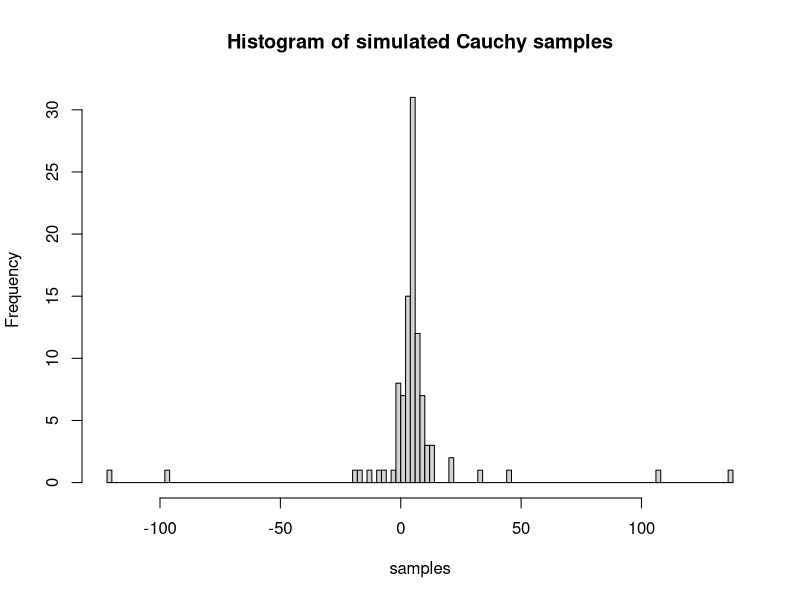
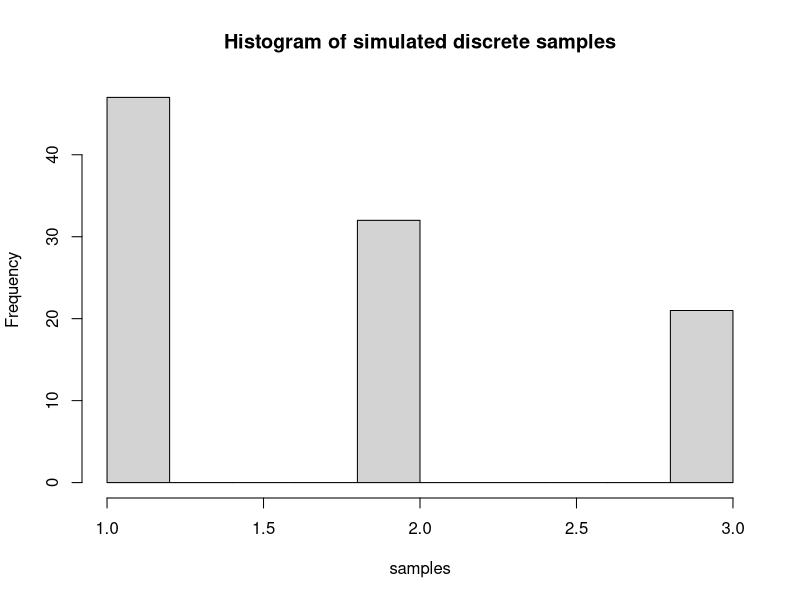
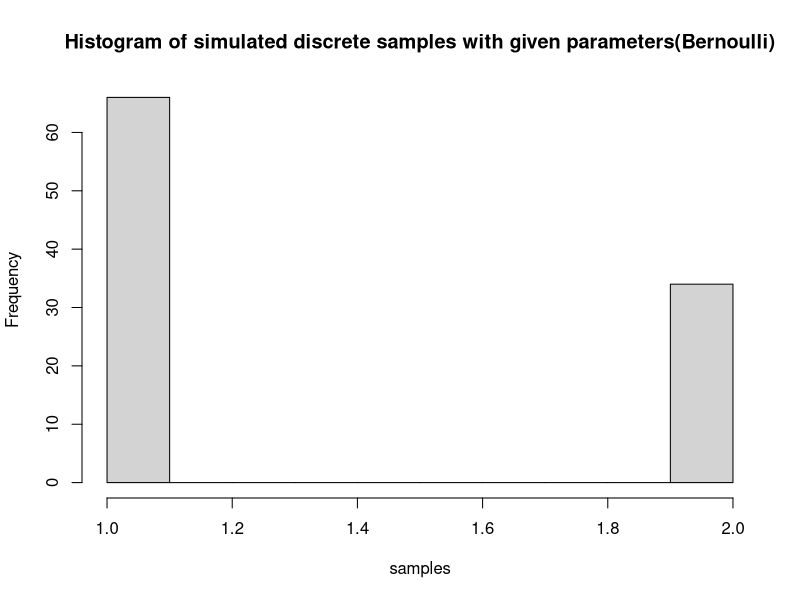
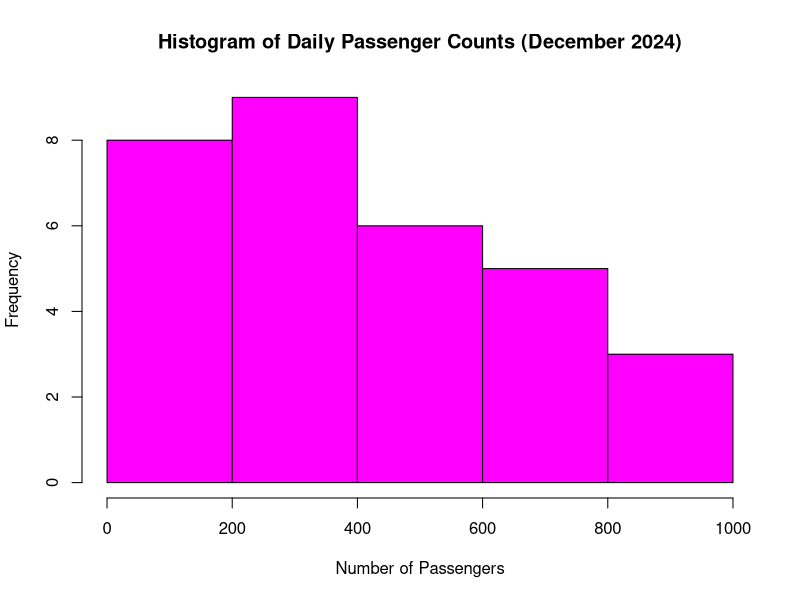

Generate these figures, in order, with R: (Note: this script raises an error after producing the figures.)
#####################################################################################################################################
# EX I
#1 a) Simulate Cauchy(x0,g)
n <- 100 #nr of samples
x0 <- 5
g <- 2
simulate_cauchy <- function(n,x0,g){
  U <- runif(n,0,1)
  X <- x0+g*tan(pi*(U-1/2))
  return(X)
}

samples <- simulate_cauchy(n,x0,g)
hist(samples,breaks=100,main="Histogram of simulated Cauchy samples")

# b) 
n <- 100
simulate_discrete <- function(n){
  x_vals <- c(1,2,3)
  p_vals <- c(1/2,1/3,1/6)
  X <- sample(x_vals,size=n,replace=TRUE,prob=p_vals)
}

samples <- simulate_discrete(n)
hist(samples,main="Histogram of simulated discrete samples")

# c)
n <- 100
x1 <- 1
x2 <- 2
p <- 0.3

simulate_discrete <- function(n,x1,x2,p){
  U <- runif(n,0,1)
  X <- ifelse(U<=1-p,x1,x2)
  return(X)
}

samples <- simulate_discrete(n,x1,x2,p)
hist(samples,main="Histogram of simulated discrete samples with given parameters(Bernoulli)")

# d) 
simulate_perturbed_random <- function(a,b){
  values <- seq(a,b)
  n <- length(values)
  
  #We will use the current date that we convert to a numeric value which calculates the number of seconds since the UNIX epoch (1 Jan 1970 )
  noise <- as.numeric(Sys.time())%%1000 #We take the last 3 digits of the number of seconds
  
  #Calculate the position using the noise
  position <- (noise%%n)+1
  
  #print(paste("Chosen position:", position)) #uncomment if you would like to see what position was picked.
  
  #Create weights with a higher bias towards the selected position
  weights <- rep(1,n)
  weights[position] <- weights[position]+5
  
  probs <- weights/sum(weights)
  
  result <- sample(values,size=1,prob=probs)
  return(result)
}
simulate_perturbed_random(1,1000)


# 501 STB line
#We will write the functions again just to have everything together
#a)
simulate_cauchy <- function(n,x0,g){
  U <- runif(n,0,1)
  X <- x0+g*tan(pi*(U-1/2))
  return(X)
}
#b)
simulate_discrete_b <- function(n){
  x_vals <- c(1,2,3)
  p_vals <- c(1/2,1/3,1/6)
  X <- sample(x_vals,size=n,replace=TRUE,prob=p_vals)
}
#c)
simulate_discrete_c <- function(n,x1,x2,p){
  U <- runif(n,0,1)
  X <- ifelse(U<=1-p,x1,x2)
  return(X)
}
#d)
simulate_perturbed_random <- function(a,b){
  values <- seq(a,b)
  n <- length(values)
  
  #We will use the current date that we convert to a numeric value which calculates the number of seconds since the UNIX epoch (1 Jan 1970 )
  noise <- as.numeric(Sys.time())%%1000 #We take the last 3 digits of the number of seconds
  
  #Calculate the position using the noise
  position <- (noise%%n)+1
  
  #Create weights with a higher bias towards the selected position
  weights <- rep(1,n)
  weights[position] <- weights[position]+5
  
  probs <- weights/sum(weights)
  
  result <- sample(values,size=1,prob=probs)
  return(result)
}

#Line 501 STB

#Function that simulates one day (nr of passengers and day type)
#I am a little confused the exercise states that the type fo day depends on the number of passengers but then it states that we need
#to simulate it using the function at point b) but the function b) doesn't depend on the number of passengers.
#The only way i can make sense of this is if we first call b) for 1 sample and this tells us the type of day and then we call d) on the interval
# (1,350) for example.
simulate_one_day <- function(){
  dayTypeNr <- simulate_discrete_b(1)
  
  if(dayTypeNr==1){
    dayType <- "easy"
    dailyCount <- simulate_perturbed_random(1,350)
  } else if (dayTypeNr==2){
    dayType <- "normal"
    dailyCount <- simulate_perturbed_random(350,670)
  } else {
    dailyCount <- simulate_perturbed_random(671,1000)#we will consider the upper bound for the number of passengers to be 1000
    dayType <- "busy"
  }
  return(list(dayType=dayType,passengers=dailyCount))
}

#Function that calculates the passenger split (pass,ticket,nothing)
daySplitPassengers <- function(totalPassengers){
  #Here perhaps I misunderstood the formula but the interval for d) is not specified and sometimes the cauchy distribution gets huge values
  #so i will be forcing the interval to be between (1,99)
  x <- min(99,max(1,simulate_perturbed_random(1,99)+sample(c(-1,1),1)*abs(floor(simulate_cauchy(1,5,2)))))#
  probPass <- x/100
  nrPass <- round(probPass*totalPassengers)
  
  #The number of passengers without a pass
  noPass <- totalPassengers-nrPass
  
  #Again here the formula does not explicitly state the parameters of the function a) so i will take x0=0,g=1/2
  v <- simulate_cauchy(1,0,1/2)
  v <- abs(v)-floor(abs(v))
  
  x <- min(99,max(1,simulate_discrete_c(noPass,sample(1:99,1),sample(1:99,1),v))) #Again we forge the value between (1,99)
  
  nrTicket <- min(noPass,x)
  nrNothing <- noPass-nrTicket
  
  return(c(nrPass=nrPass,nrTicket=nrTicket,nrNothing=nrNothing))
}

#Function that simulates one month
simulate_one_month <- function(days=30){
  dayList <- replicate(days, simulate_one_day(), simplify = FALSE)
  
  dayTypeVect <- sapply(dayList,function(x) x$dayType)
  passengerVect <- sapply(dayList,function(x) x$passengers)
  
  splits <- t(sapply(passengerVect,daySplitPassengers))
  colnames(splits) <- c("pass","ticket","nothing")
  
  y <- mean(passengerVect)
  xmin <- min(passengerVect)
  xmax <- max(passengerVect)
  
  df <- data.frame(
    day=seq_len(days),
    dayType=dayTypeVect,
    passengers=passengerVect,
    nrPass=splits[, "pass"],
    nrTicket=splits[, "ticket"],
    nrNothing=splits[, "nothing"]
  )
  return(df)
}
df <- simulate_one_month()
View(df)

#Function that simulates a year (2024)
simulate_year <- function(){
  days_per_month <- c(31, 29, 31, 30, 31, 30, 31, 31, 30, 31, 30, 31)
  months <- month.abb
  
  results <- data.frame(
    Month = character(),
    Mean_Passengers = numeric(),
    Min_Passengers = numeric(),
    Max_Passengers = numeric(),
    Percent_Easy = numeric(),
    Percent_Normal = numeric(),
    Percent_Busy = numeric(),
    Total_Pass_Buyers = numeric(),
    Total_Ticket_Buyers = numeric(),
    Total_Non_Paying = numeric(),
    Revenue_Passes = numeric(),
    Revenue_Tickets = numeric(),
    Missed_Revenue = numeric()
  )
  
  for (i in 1:12){
    days <- days_per_month[i]
    month_name <- months[i]
    
    daily_data <- replicate(days,simulate_one_day(),simplify=FALSE)
    
    passenger_count <- sapply(daily_data,function(x) x$passengers)
    day_types <- sapply(daily_data, function(x) x$dayType)
  
    mean_passengers <- mean(passenger_count)
    min_passengers <- min(passenger_count)
    max_passengers <- max(passenger_count)
    
    percent_easy <- sum(day_types=="easy")/days*100
    percent_normal <- sum(day_types=="normal")/days*100
    percent_busy <- sum(day_types=="busy")/days*100
    
    passenger_splits <- t(sapply(passenger_counts,daySplitPassengers))
    total_passes <- sum(passenger_splits[,"nrPass"])
    total_tickets <- sum(passenger_splits[,"nrTicket"])
    total_nothing <- sum(passenger_splits[,"nrNothing"])
    
    revenue_passes <- total_passes*70
    revenue_tickets <- total_tickets*3
    missed_revenue <- total_nothing*3
    
    results <- rbind(results,data.frame(
      Month = month_name,
      Mean_Passengers=mean_passengers,
      Min_Passengers=min_passengers,
      Max_Passengers=max_passengers,
      Percent_Easy=percent_easy,
      Percent_Normal=percent_normal,
      Percent_Busy=percent_busy,
      Total_Pass_Buyers = total_passes,
      Total_Ticket_Buyers = total_tickets,
      Total_Non_Paying = total_nothing,
      Revenue_Passes = revenue_passes,
      Revenue_Tickets = revenue_tickets,
      Missed_Revenue = missed_revenue
    ))
  }
  return(results)
}

#Function to calculate the fine depending on the type of day
#as parameters I take the day type, all passengers, pass passengers, ticket passengers, nothing passengers
#In the exercise we assume that he stays in the tram and checks everyone that gets in
calculate_fine <- function(dayType,allP,passP,ticketP,noP){
  fines <- 0
  checks <- 0
  if(noP==0){
    return(0)
  }
  if(dayType=="easy"){
    nrCheck <- sample(2:11,1)
    for (i in 1:nrCheck){
      if(fines>=3 || allP<=0){
        break
      }
      chosenP <- sample(c("pass","ticket","nothing"),1,prob=c(passP,ticketP,noP)/allP)
      
      if(chosenP=="nothing"){
        fines <- fines+1
        noP <- noP-1
      }
      allP <- allP-1
    }
  } else if (dayType=="normal"){
    while(fines<5 && checks<allP && allP>0){
      chosenP <- sample(c("pass","ticket","nothing"),1,prob=c(passP,ticketP,noP)/allP)
      if(chosenP=="nothing"){
        fines <- fines+1
        noP <- noP-1
      }
      allP <- allP-1
      checks <- checks+1
    } 
  } else if (dayType=="busy"){
    nrCheck <- sample(2:5,1)
    for (i in 1:nrCheck){
      if(fines>=1 || allP<=0){
        break
      }
      chosenP <- sample(c("pass","ticket","nothing"),1,prob=c(passP,ticketP,noP)/allP)
      if(chosenP=="nothing"){
        fines <- fines+1
        noP <- noP-1
      }
      allP <- allP-1
    }
  }
  return(fines)
}

#Function that simulates the fines in year
#It is stated that the the tram makes 14 routes a day and we only check 2 full routes
simulate_year_with_fines <- function(){
  days_per_month <- c(31, 29, 31, 30, 31, 30, 31, 31, 30, 31, 30, 31)
  months <- month.abb
  
  results <- data.frame(
    Month=character(),
    Day=integer(),
    Fine_Revenue=numeric(),
    Missed_Revenue = numeric(),
    Controller_Cost = numeric(),
    Profit = numeric()
  )
  #Loop through every month
  for(i in 1:12){
    days <- days_per_month[i]
    month_name <- months[i]
    #Loop through every day of the month
    for(day in 1:days){
      daily_data <- simulate_one_day()
      total_passengers <- daily_data$passengers
      day_type <- daily_data$dayType
      
      split <- daySplitPassengers(total_passengers)
      passP <- as.numeric(split["nrPass"])
      ticketP <- as.numeric(split["nrTicket"])
      noP <- as.numeric(split["nrNothing"])
      
      #Split the passengers into 14 groups
      route_passengers <- rep(floor(total_passengers/14),14)
      remainder <- total_passengers%%14
      if(remainder>0){
        route_passengers[1:remainder] <- route_passengers[1:remainder]+1
      }
      
      routePassP <- rep(floor(passP/14),14)
      routeTicketP <- rep(floor(ticketP/14),14)
      routeNoP <- rep(floor(noP/14),14)
      
      passP_remainder <- passP%%14
      ticketP_remainder <- ticketP%%14
      noP_remainder <- noP%%14
      
      if(passP_remainder>0){
        routePassP[1:passP_remainder] <- routePassP[1:passP_remainder]+1
      }
      if(ticketP_remainder>0){
        routeTicketP[1:ticketP_remainder] <- routeTicketP[1:ticketP_remainder]+1
      }
      if(noP_remainder>0){
        routeNoP[1:noP_remainder] <- routeNoP[1:noP_remainder]+1
      }
      
      #Perform checks
      total_fines <- 0
      total_missed_revenue <- 0
      checked_routes <- sample(1:14,2)
      
      for (route in checked_routes){
        route_total <- route_passengers[route]
        
        fines <- calculate_fine(day_type,route_total,routePassP[route],routeTicketP[route],routeNoP[route])
        total_fines <- total_fines+fines*50
        
        total_missed_revenue <- total_missed_revenue+(routeNoP[route]*3)
      }
      controller_cost <- 428
      profit <- total_fines-(total_missed_revenue+controller_cost)
      
      results <- rbind(results,data.frame(
        Month = month_name,
        Day = day,
        Fine_Revenue = total_fines,
        Missed_Revenue = total_missed_revenue,
        Controller_Cost = controller_cost,
        Controller_Profit = profit
      ))
    }
  }
  return(results)
}

simulate_year_with_2controller <- function(){
  days_per_month <- c(31, 29, 31, 30, 31, 30, 31, 31, 30, 31, 30, 31)
  months <- month.abb
  
  results <- data.frame(
    Month=character(),
    Day=integer(),
    Fine_Revenue=numeric(),
    Missed_Revenue = numeric(),
    Controller_Cost = numeric(),
    Controller_Steal = numeric(),
    Profit = numeric()
  )
  profit <- 0
  #Loop through every month
  for(i in 1:12){
    days <- days_per_month[i]
    month_name <- months[i]
    #Loop through every day of the month
    for(day in 1:days){
      daily_data <- simulate_one_day()
      total_passengers <- daily_data$passengers
      day_type <- daily_data$dayType
      
      split <- daySplitPassengers(total_passengers)
      passP <- as.numeric(split["nrPass"])
      ticketP <- as.numeric(split["nrTicket"])
      noP <- as.numeric(split["nrNothing"])
      
      route_passengers <- rep(floor(total_passengers/14),14)
      remainder <- total_passengers%%14
      if(remainder>0){
        route_passengers[1:remainder] <- route_passengers[1:remainder]+1
      }
      
      routePassP <- rep(floor(passP/14),14)
      routeTicketP <- rep(floor(ticketP/14),14)
      routeNoP <- rep(floor(noP/14),14)
      
      passP_remainder <- passP%%14
      ticketP_remainder <- ticketP%%14
      noP_remainder <- noP%%14
      
      if(passP_remainder>0){
        routePassP[1:passP_remainder] <- routePassP[1:passP_remainder]+1
      }
      if(ticketP_remainder>0){
        routeTicketP[1:ticketP_remainder] <- routeTicketP[1:ticketP_remainder]+1
      }
      if(noP_remainder>0){
        routeNoP[1:noP_remainder] <- routeNoP[1:noP_remainder]+1
      }
      
      #Perform checks
      total_fines <- 0
      total_missed_revenue <- 0
      checked_routes <- sample(1:14,3)
      
      for (route in checked_routes){
        route_total <- route_passengers[route]

        fines <- calculate_fine(day_type,route_total,routePassP[route],routeTicketP[route],routeNoP[route])
        total_fines <- total_fines+fines*50
        
        total_missed_revenue <- total_missed_revenue+(noP*3)
      }
      
      #Here the controller steals the money
      controller_steal <- total_fines*0.3
      total_fines <- total_fines-controller_steal
      
      controller_cost <- 642
      profit <- total_fines-(total_missed_revenue+controller_cost)
      
      
      results <- rbind(results,data.frame(
        Month = month_name,
        Day = day,
        Fine_Revenue = total_fines,
        Missed_Revenue = total_missed_revenue,
        Controller_Cost = controller_cost,
        Controller_Steal = controller_steal,
        Controller_Profit = profit
      ))
    }
  }
  return(results)
}


#Exercise a)
days_in_december <- 31
passenger_counts <- sapply(1:days_in_december,function(x) simulate_one_day()$passengers)

hist(passenger_counts,
     main = "Histogram of Daily Passenger Counts (December 2024)",
     xlab = "Number of Passengers",
     ylab = "Frequency",
     col = "magenta",
     )

#Exercise b) +c)

yearly_data <- simulate_year()
View(yearly_data)

#Exercise d) 
daily_fine_data <- simulate_year_with_fines()
View(daily_fine_data) #Profit is the value that shows how much money employing the controller loses each day

#It appears the controller is not doing a very good job of catching people without tickets. This is most likely due to the fact that
#He only checks 2 routes of 14 every day so there are a lot of people that get away
#On the route that he does start asking for tickets he stops after searching at most the whole tram or he fines 5 people (normal day)
#So the most profit he can make in a day is 2*250=500. In a normal day there are between 350 and 670 passengers, we split these into 14 groups
#Because there are 14 full routes a day. This results in between 25 and ~47 people that are checked. 
positive_profit_days <- sum(daily_fine_data$Profit>daily_fine_data$Missed_Revenue)
cat("NUmber of days with positive profit: ", positive_profit_days)

#Exercise e)
daily_fine_data_2controllers <- simulate_year_with_2controller()
View(daily_fine_data_2controllers)

mean1 <- mean(daily_fine_data$Controller_Profit)
mean2 <- mean(daily_fine_data_2controllers$Controller_Profit)
cat("2 controls a day has the average profit of: ",mean1)
cat("3 controls a day has the average profit of: ",mean2)
cat("We can observe that even though we introduced another control because the controllers started stealing, the profit went down!!!")

######################################################################################################################################
# Ex II
# Most parameters are chosen similar to the ones in cookbook 
#2 a)+b) Binomial distribution
#Parameters
n_vals <- c(3,10,20,30) 
p_vals <- c(0.9,0.6,0.3,0.1)

# Plot
plot(NA,xlim=c(0,max(n_vals)),ylim=c(0,1),main='Binomial PMF',xlab='x',ylab='Probability')

for (i in 1:length(n_vals)){
  n <- n_vals[i]
  p <- p_vals[i]
  x <- 0:n
  points(x,dbinom(x,n,p),col=i,pch=19)
  lines(x,dbinom(x,n,p),col=i,lty=3)
}
# Add legend
legend('topright',legend=c('n=3,p=0.9','n=10,p=0.6','n=20,p=0.3','n=30,p=0.1'),col=1:4,pch=19,lty=3)

# c) Geometric distribution
#Parameters
p_vals <- c(0.2,0.5,0.7,0.9)

# Plot
plot(NA,xlim=c(0,10),ylim=c(0,1),main='Geometric PMF',xlab='x',ylab='Probability')

for (i in 1:length(p_vals)){
  p <- p_vals[i]
  x <- 0:10 # Possible x values
  points(x,dgeom(x,p),col=i,pch=19)
  lines(x,dgeom(x,p),col=i,lty=3)
}
# Add legend
legend('topright',legend=c('p=0.2','p=0.5','p=0.7','p=0.9'),col=1:4,pch=19,lty=3)

# d) Poisson distribution
#Parameters
l_vals <- c(1,4,10,12)

# Plot
plot(NA,xlim=c(0,20),ylim=c(0,1),main='Poisson PMF',xlab='x',ylab='Probability')

for (i in 1:length(l_vals)){
  l <- l_vals[i]
  x <- 0:20 # Possible x values
  points(x,dpois(x,l),col=i,pch=19)
  lines(x,dpois(x,l),col=i,lty=3)
}
# Add legend
legend('topright',legend=c('l=1','l=4','l=10','l=12'),col=1:4,pch=19,lty=3)

# e) Gamma distribution
#Parameters
a_vals <- c(1,2,3,5)
b_vals <- c(2,2,2,1)

x <- seq(0,20,length.out=500) # Continuous range for x

# Plot
plot(NA,xlim=c(0,20),ylim=c(0,2),main='Gamma PDF',xlab='x',ylab='Density')

for (i in 1:length(a_vals)){
  a <- a_vals[i]
  b <- b_vals[i]
  lines(x,dgamma(x,a,b),col=i)
}
# Add legend
legend('topright',legend=c('a=1,b=2','a=2,b=2','a=3,b=2','a=5,b=1'),col=1:4,pch=19,lty=3)

# f) Beta distribution
#Parameters
a_vals <- c(0.5,5,1,2)
b_vals <- c(0.5,1,3,2)

x <- seq(0,1,length.out=500) # Continuous range for x

# Plot
plot(NA,xlim=c(0,1),ylim=c(0,2),main='Beta PDF',xlab='x',ylab='Density')

for (i in 1:length(a_vals)){
  a <- a_vals[i]
  b <- b_vals[i]
  lines(x,dbeta(x,a,b),col=i)
}
# Add legend
legend('topright',legend=c('a=0.5,b=0.5','a=5,b=1','a=1,b=3','a=2,b=2'),col=1:4,pch=19,lty=3)

# g) Chi-Squared distribution
#Parameters
k_vals <- c(1,2,3,4)

x <- seq(0,8,length.out=500) # Continuous range for x

# Plot
plot(NA,xlim=c(0,8),ylim=c(0,0.5),main='Chi-squared PDF',xlab='x',ylab='Density')

for (i in 1:length(a_vals)){
  k <- k_vals[i]
  lines(x,dchisq(x,k),col=i)
}
# Add legend
legend('topright',legend=c('k=1','k=2','k=3','k=4'),col=1:4,pch=19,lty=3)

# 4)
# Geometric Log-Likelihood

geom_log_likelihood <- function(p,x){
  S <- sum(x)
  n <- length(x)
  return((S-n)*log(1-p)+n*log(p))
}

p <- 0.3
x_geom <- rgeom(1000,prob=p)+1 # +1 beacuse we consider the geometric with exponent x-1

p_vals <- seq(0.01,0.99,length.out=100)
log_like_geo <- sapply(p_vals,geom_log_likelihood,x=x_geom)

plot(p_vals,log_like_geo,type='l',col='blue',main='Geometric Log-Likelihood',xlab='p',ylab='Log-Likelihood')

geo_result <- optimise(geom_log_likelihood,interval=c(0.01,0.99),x=x_geom,maximum = TRUE)

cat('True p = :' ,p,'\n')
cat('Empirical Geometric MLE for p:' ,geo_result$maximum,'\n')


# Poisson Log-Likelihood

pois_log_likelihood <- function(l,x){
  S <- sum(x)
  n <- length(x)
  return (S*log(l)-n*l+sum(log(1/factorial(x))))
}

lambda <- 3
x_pois <- rpois(1000,l=lambda)

l_vals <- seq(1,10,length.out=100)
log_like_pois <- sapply(l_vals,pois_log_likelihood,x=x_pois)

plot(l_vals,log_like_pois,type='l',col='green',main='Poisson Lok-Likelihood',xlab='Lambda',ylab='Log-Likelihood')
     
pois_result <- optimise(pois_log_likelihood,interval=c(1,10),x=x_pois,maximum=TRUE)

theoretic_pois <- sum(x_pois)/length(x_pois)

cat('True lambda =:',lambda,'\n')
cat('Empiric Poisson MLE for lambda:',pois_result$maximum,'\n')


# Chi-Squared Log-Likelihood

chi_log_likelihood <- function(k,x){
  n <- length(x)
  S1 <- sum(log(x))
  S2 <- sum(x)
  term1 <- (k/2-1)*S1
  term2 <- -S2/2
  term3 <- -n*k/2*log(2)
  term4 <- -n*lgamma(k/2)
  return(term1+term2+term3+term4)
}

k <- 5
x_chi <- rchisq(1000,df=k)#k=5

niu_vals <- seq(1,10,length.out=100)
log_like_chi <- sapply(niu_vals, chi_log_likelihood,x=x_chi)

plot(niu_vals,log_like_chi,type='l',col='red',main='Chi-Square Log-Likelihood',xlab='Niu degrees of freedom',ylab='Log-Likelihood')

S1 <- sum(log(x_chi))
n <- length(x_chi)

chi_empirical <- optimise(chi_log_likelihood,interval=c(1,10),x=x_chi,maximum=TRUE)$maximum

cat('True lambda = :',k,'\n')
cat('Empiric Chi-Square MLE for lambda:',chi_empirical,'\n')


# 5)

#Binomial Log-Likelihood for n fixed
binom_log_likelihood <- function(p,x,n){
  m <- length(x)
  return (sum(lchoose(n,x))+sum(x)*(log(p)-log(1-p))+n*m*log(1-p))
}

n_binom <- 3
true_prob <- 0.4
x_binom <- rbinom(1000,size=n_binom,prob=true_prob)

p_vals=seq(0.01,0.99,length.out=100)
log_like_binom_p <- sapply(p_vals,binom_log_likelihood,x=x_binom,n=n_binom)

plot(p_vals,log_like_binom_p,type='l',col='blue',main='Binomial Log-Likelihod (n fixed)',xlab='p',ylab='Log-Likelihood')

binom_result_p <- optimise(binom_log_likelihood,interval=c(0.01,0.99),x=x_binom,n=n_binom,maximum=TRUE)$maximum

cat('True p = ',true_prob,'\n')
cat('Empiric Binomial MLE for p (fix n)',binom_result_p,'\n')


#Gamma Log-Likelihood 
#Case 1: fix a, vary b

gamma_log_likelihood_b <- function(b,x,a){
  n <- length(x)
  sum_log_x <- sum(log(x))
  sum_x <- sum(x)
  return (n*(-lgamma(a)-a*log(b))+(a-1)*sum_log_x-(1/b)*sum_x)
}
a <- 2
b <- 3
x_gamma <- rgamma(100,shape=a,scale=b)

b_vals <- seq(0.1,10,length.out=100)
log_like_beta <- sapply(b_vals,gamma_log_likelihood_b,x=x_gamma,a=a)

plot(b_vals,log_like_beta,type='l',col='red',main='Gamma Log-Likelihod (a fixed)',xlab='Beta',ylab='Log-Likelihood')

beta_mle <- optimise(gamma_log_likelihood_b,interval=c(0.1,10),x=x_gamma,a=a,maximum = TRUE)$maximum

cat('True beta = ',b,'\n')
cat('Empiric Gamma MLE for Beta (fix Alpha)',beta_mle,'\n')


#Case 2: vary a, fix b

gamma_log_likelihood_a <- function(a,x,b){
  n <- length(x)
  sum_log_x <- sum(log(x))
  sum_x <- sum(x)
  return (n*(-lgamma(a)-a*log(b))+(a-1)*sum_log_x-(1/b)*sum_x)
}
a <- 2
b <- 3
x_gamma <- rgamma(1000,shape=a,scale=b) #The empirical MLE converges to the theoretical one for a large n

a_vals <- seq(0.1,10,length.out=100)
log_like_beta <- sapply(a_vals,gamma_log_likelihood_a,x=x_gamma,b=b)

plot(a_vals,log_like_beta,type='l',col='blue',main='Gamma Log-Likelihod (b fixed)',xlab='Alpha',ylab='Log-Likelihood')

alpha_mle <- optimise(gamma_log_likelihood_a,interval=c(0.1,10),x=x_gamma,b=b,maximum = TRUE)$maximum

cat('True alpha = ',a,'\n')
cat('Empiric Gamma MLE for Alpha (fix Beta)',alpha_mle,'\n')


# Beta Log-Likelihood
# Case 1: fix a, vary b

beta_log_likelihood <- function(b,x,a){
  n <- length(x)
  S1 <- sum(log(x))
  S2 <- sum(log(1-x))
  return(n*lgamma(a+b)-n*lgamma(a)-n*lgamma(b)+(a-1)*S1+(b-1)*S2)
}

a <- 2
b <- 3
x_beta <- rbeta(1000, shape1 = a, shape2 = b)

beta_vals <- seq(0.1,10,length.out=100)
long_like_beta <- sapply(beta_vals,beta_log_likelihood,x=x_beta,a=a)

plot(beta_vals,long_like_beta,type='l',col='red',main='Beta Log-Likelihod (a fixed)',xlab='Beta',ylab='Log-Likelihood')

beta_mle <- optimise(beta_log_likelihood,interval=c(0.1,10),x=x_beta,a=a,maximum=TRUE)$maximum
cat("True beta = ",b,"\n")
cat('Empiric Beta MLE for Beta (fix Alpha)',beta_mle,'\n')

#Case 2: vary a, fix b
beta_log_likelihood <- function(a,x,b){
  n <- length(x)
  S1 <- sum(log(x))
  S2 <- sum(log(1-x))
  return(n*lgamma(a+b)-n*lgamma(a)-n*lgamma(b)+(a-1)*S1+(b-1)*S2)
}

a <- 2
b <- 2
x_beta <- rbeta(1000, shape1 = a, shape2 = b)

alpha_vals <- seq(0.1,10,length.out=100)
long_like_beta <- sapply(alpha_vals,beta_log_likelihood,x=x_beta,b=b)

plot(alpha_vals,long_like_beta,type='l',col='red',main='Beta Log-Likelihod (b fixed)',xlab='Alpha',ylab='Log-Likelihood')

alpha_mle <- optimise(beta_log_likelihood,interval=c(0.1,10),x=x_beta,b=b,maximum=TRUE)$maximum
cat("True alpha = ",b,"\n")
cat('Empiric Beta MLE for Beta (fix Alpha)',alpha_mle,'\n')

#7)
#Function that return the Fisher Information for a specific distribution
calculate_mirc <- function(distribution,n,params=list()){
  fisher_info <- function(distribution,params){
    if(distribution=="geometric"){
      p <- params$p
      return(1/(p^2*(1-p)))
    }
    else if(distribution=="poisson"){
      lambda <- params$lambda
      return (1/lambda)
    }
    else if(distribution=="chi_square"){
      k <- params$k
      return(1/4*trigamma(k/2))
    }
    else if(distribution=="normal"){
      sigma <- params$sigma^2
      return(1/sigma)
    }
    else if(distribution=="exponential"){
      lambda <- params$lambda
      return(1/lambda^2)
    }
    else if(distribution=="uniform"){
      a <- params$a
      b <- params$b
      return(n/(b-a)^2)
    }
    else if(distribution=="bernoulli"){
      p <- params$p
      return(1/(p*(1-p)))
    }
    else if(distribution=="gamma"){
      alpha <- params$alpha
      beta <- params$beta
      return(alpha/(beta^2))
    }
    else{
      stop("Unknown distribution!!!")
    }
  }
  I_n <- fisher_info(distribution,params)*n
  MIRC <- 1/I_n
  
  cat("For ", distribution," distribution\n")
  cat("FIsher Information: ", I_n, "\n")
  cat("Rao Cramer Lowe Bound (MIRC): ",MIRC,"\n")
}
#Example usage
#To add more examples write the name of the distribution, select a n>0, and then give the acording parameters in a list
#More information about how the fisher information formulas were calculated can be found in the paper at exercise II) 7)
calculate_mirc("poisson",n=20,params=list(lambda=3))

calculate_mirc("normal",n=50,params=list(sigma=2))

calculate_mirc("gamma",n=100,params=list(alpha=3,beta=2))

calculate_mirc("uniform",n=50,params=list(a=1,b=4))


#9)
#Function to calculate the log-likelihood for the Gamma distribution
n <- 1000

#i) Binomial(n=3,p)
true_p=0.4
x_binom <- rbinom(n,size = 3,prob = true_p)

p_mle_binom <- mean(x_binom)/3
p_mme_binom <- mean(x_binom)/3

cat("\nBinom(n=3) example")
cat("\n True p = ",true_p)
cat("\n MLE p = ",p_mle_binom)
cat("\n MME p= ",p_mme_binom,"\n")

#ii) Geometric(p)
true_p_geo <- 0.3
x_geo <- rgeom(n,prob = true_p_geo)+1 #+1 pentru ca folosim versiounea cu ^(x-1)

p_mle_geo <- 1/mean(x_geo)
p_mme_geo <- 1/mean(x_geo)

cat("\nGeometric example")
cat("\n True p = ",true_p_geo)
cat("\n MLE p = ",p_mle_geo)
cat("\n MME p= ",p_mme_geo,"\n")

#iii)Poisson(lambda)
true_lambda <- 5
x_pois <- rpois(n,lambda = true_lambda)

lambda_mle <- mean(x_pois)
lambda_mme <- mean(x_pois)

cat("\nPoisson example")
cat("\n True p = ",true_lambda)
cat("\n MLE p = ",lambda_mle)
cat("\n MME p= ",lambda_mme,"\n")

#iv) Gamma(alpha,beta)
true_alpha <- 2
true_beta <- 5
x_gamma <- rgamma(n,shape = true_alpha,scale=true_beta)

#MME
x_bar <- mean(x_gamma)
s2 <- var(x_gamma)

alpha_mme <- (x_bar^2/s2)
beta_mme <- s2/x_bar

#MLE
beta_mle <- x_bar/true_alpha

sum_log_x <- sum(log(x_gamma))
n <- length(x_gamma)

f_alpha <- function(a,b){
  sum_log_x-n*digamma(a)-n*log(b)
}
alpha_mle <- uniroot(
  f=function(a) f_alpha(a,b=true_beta),
  interval=c(0.01,100))$root

cat("\nGamma(alpha,beta) example")
cat("\n True alpha = ",true_alpha, ", True beta =", true_beta)
cat("\n MME: alpha = ",alpha_mme, ", beta =", beta_mme)
cat("\n MLE: alpha = ",alpha_mle, ", beta = ", beta_mle,"\n")

#v) Beta(alpha,beta)
true_alpha <- 3
true_beta <- 6
x_beta <- rbeta(n,shape1 = true_alpha,shape2 = true_beta)

#MME
x_bar <- mean(x_beta)
s2 <- var(x_beta)

g <- x_bar*(1-x_bar)/s2-1
alpha_mme <- x_bar*g
beta_mme <- (1-x_bar)*g

#MLE
f_alpha <- function(a,b){
  n*(digamma(a+b)-digamma(a))+sum(log(x_beta))
}

f_beta <- function(b,a){
  n*(digamma(a+b)-digamma(b))+sum(log(1-x_beta))
}

alpha_mle <- uniroot(f=function(a) f_alpha(a,b=true_beta),interval=c(0.01,100))$root
beta_mle <- uniroot(f=function(b) f_beta(b,a=true_alpha),interval=c(0.01,100))$root

cat("\nBeta(alpha,beta) example")
cat("\n True alpha = ",true_alpha, ", True beta =", true_beta)
cat("\n MME: alpha = ",alpha_mme, ", beta =", beta_mme)
cat("\n MLE: alpha = ",alpha_mle, ", beta = ", beta_mle,"\n")


#vi) Chi-square(k)
true_k <- 5
x_chisq <- rchisq(n,df = true_k)

#MME
k_mme <- mean(x_chisq)

#MLE
f_k <- function(k){
  digamma(k/2)+log(2)-mean(log(x_chisq))
}

k_mle <- uniroot(f=f_k,interval=c(0.01,100))$root

cat("\nChi-square(k) example")
cat("\n True p = ",true_k)
cat("\n MLE p = ",k_mle)
cat("\n MME p= ",k_mme,"\n")

#######################################################################################################################################
# EX III

#a) Bin(r,p)
n <- 50
r <- 5
p <- 0.3

x_vals <- seq(-3,3,by=0.01)

CDF_bin <- sapply(x_vals,function(x){
  maxim <- floor(n*r*p+x*sqrt(n*r*p*(1-p)))
  
  pbinom(maxim,size=r*n,prob=p) #We can use the fact that sum of n Bernoulli(r,p) is distributed Bernoulli(rn,p) 
})

plot(x_vals,CDF_bin,type="l",main="CDF of Zn for Binomial(n=50,p=0.3)",xlab="x",ylab="P(Zn<=x)")

#b) Geometric(p)
n <- 50
p <- 0.4

x_vals <- seq(-3,3,by=0.01)

mean <- 1/p
sigma <- sqrt((1-p)/p^2)

#We take Nrsim simulations and then we sum the rows to get a vector whose value is the sum of n random numbers
#in the interval [a,b]. WE then divide by the mean and multiply by sqrt(n)/sigma. For these values we create the CDF.
#Then we apply it on values from an interval. We can observe that as n grows the CDF starts to look like a CDF from a Normal distribution with mean=0 and var=1
Nrsim <- 1000 #Nr of simulations

X_matrix <- matrix(rgeom(Nrsim*n,prob=p),nrow=Nrsim,ncol=n)+1

S_vals <- rowSums(X_matrix)

Z_vals <- (S_vals-n*mean)/(sigma*sqrt(n))

Func <- ecdf(Z_vals)

CDF_geom <- sapply(x_vals,Func)

plot(x_vals,CDF_geom,type="l",main="CDF of Zn for Geometric(n=50,p=0.4)",xlab="x",ylab="P(Zn<=x)")


#c) Poisson(l)
n <- 50
l <- 3

x_vals <- seq(-3,3,by=0.01)

CDF_pois <- sapply(x_vals,function(x){
  maxim <- floor(n*l+x*sqrt(n*l))
  ppois(maxim,lambda = n*l) #We use the fact the sum of n Poisson(l) is distributed Poisson(nl)
})

plot(x_vals,CDF_pois,type="l",main="CDF of Zn for Poisson(lambda=3)",xlab="x",ylab="P(Zn<=x)")


#d) Uniform {a,..,b}
n <- 50
a <- 1
b <- 5

mean <- (a+b)/2
sigma <- sqrt(((b-a+1)^2-1)/12)

x_vals <- seq(-3,3,by=0.01)

#We take Nrsim simulations and then we sum the rows to get a vector whose value is the sum of n random numbers
#in the interval [a,b]. WE then divide by the mean and multiply by sqrt(n)/sigma. For these values we create the CDF.
#Then we apply it on values from an interval. We can observe that as n grows the CDF starts to look like a CDF from a Normal distribution with mean=0 and var=1
Nrsim <- 1000 #The number of simulations
X_matrix <- matrix(
  sample(a:b,size = n*Nrsim,replace = TRUE), 
  nrow = Nrsim, ncol = n
)

S_vals <- rowSums(X_matrix)

Z_vals <- (S_vals-n*mean)/(sigma*sqrt(n))

Func <- ecdf(Z_vals)

CDF_unif <- sapply(x_vals,Func)

plot(x_vals,CDF_unif,type="l",main="CDF of Zn for Uniform{1,...,5}",xlab="x",ylab="P(Zn<=x)")

#e) Exp(lambda)

n <- 50
l <- 3

x_vals <- seq(-3,3,by=0.01)

CDF_exp <- sapply(x_vals,function(x){
  maxim <- n/l+x*sqrt(n*1/(l)^2)
  pgamma(maxim,shape=n,rate=l)
})

plot(x_vals,CDF_exp,type="l",main="CDF of Zn for Exp(3)",xlab="x",ylab="P(Zn<=x)")


#f)Gamma(alpha,beta)

n <- 50
a <- 2
b <- 3

x_vals <- seq(-3,3,by=0.01)
#For simplicity reasons we use the gamma function with rate instead of scale
#Because we have already calculated the moment generating function for the gamma distribution to prove that sum of exponentials is gamma
CDF_gamma <- sapply(x_vals,function(x){
  maxim <- n*a/b+x*sqrt(n*a/(b^2))
  pgamma(maxim,shape=n*a,rate=b)
})

plot(x_vals,CDF_gamma,type="l",main="CDF of Zn for Gamma(2,3)",xlab="x",ylab="P(Zn<=x)")


#g) Beta(alpha,beta)

n <- 50
a <- 2
b <- 4

x_vals <- seq(-3,3,by=0.01)

mean <- a/(a+b)
sigma <- sqrt((a*b)/((a+b)^2*(a+b+1)))

Nrsim <- 1000
X_matrix <- matrix(rbeta(n*Nrsim,shape1=a,shape2=b),nrow=Nrsim,ncol=n)

S_vals <- rowSums(X_matrix)

Z_vals <- (S_vals-n*mean)/(sigma*sqrt(n))

Func <- ecdf(Z_vals)

CDF_beta <- sapply(x_vals,Func)

plot(x_vals,CDF_beta,type="l",main="CDF of Zn for Beta(2,4)",xlab="x",ylab="P(Zn<=x)")

#3) 

#a) Binomial(r,p)

n <- 5000
r <- 5
p <- 0.4

# Function that calculates the abs(P(Zn<=x)-fi(x)) 
err_binom <- function(x){
  maxim <- floor(n*r*p+x*sqrt(n*r*p*(1-p)))
  
  P_Zn <- pbinom(maxim,size=r*n,prob=p)
  fi <- pnorm(x)
  
  abs(P_Zn-fi)
}

res <- optimize(err_binom,interval = c(-3,3),maximum=TRUE)
cat("The best x value: ",res$maximum)
cat("The value of function at that point: ",res$objective)

#b) Geometric(p)

n <- 5000
p <- 0.4

mean <- 1/p
sigma <- sqrt((1-p)/p^2)

Nrsim <- 1000 #Nr of simulations

X_matrix <- matrix(rgeom(Nrsim*n,prob=p),nrow=Nrsim,ncol=n)+1

S_vals <- rowSums(X_matrix)

Z_vals <- (S_vals-n*mean)/(sigma*sqrt(n))

Func <- ecdf(Z_vals)

err_geometric <- function(x){
  abs(Func(x)-pnorm(x))
}
res_geom <- optimize(err_geometric,interval=c(-3,3),maximum=TRUE)
cat("The best x value: ",res_geom$maximum)
cat("The value of function at that point: ",res_geom$objective)

#c) Poisson(lambda)

n <- 5000
l <- 2

err_pois <- function(x){
  maxim <- floor(n*l+x*sqrt(n*l))
  F_Zn <- ppois(maxim,lambda=n*l)
  abs(F_Zn-pnorm(x))
}

res_pois <- optimize(err_pois,interval=c(-3,3),maximum=TRUE)
cat("The best x value: ",res_pois$maximum)
cat("The value of function at that point: ",res_pois$objective)

#d) Unif{a,...,b}

n <- 5000
a <- 1
b <- 5

mean <- (a+b)/2
sigma <- sqrt(((b-a+1)^2-1)/12)

Nrsim <- 1000
X_matrix <- matrix(sample(a:b,size=n*Nrsim,replace=TRUE),nrow=Nrsim,ncol=n)

S_vals <- rowSums(X_matrix)
Z_vals <- (S_vals-n*mean)/(sigma*sqrt(n))

Func <- ecdf(Z_vals)

err_unif <- function(x){
  abs(Func(x)-pnorm(x))
}
res_unif <- optimize(err_unif,interval=c(-3,3),maximum=TRUE)
cat("The best x value: ",res_unif$maximum)
cat("The value of function at that point: ",res_unif$objective)

#e) Exp(lambda)

n <- 5000
l <- 3

err_exp <- function(x){
  maxim <- n/l+x*sqrt(n/(l^2))
  F_Zn <- pgamma(maxim,shape=n,rate=l)
  abs(F_Zn-pnorm(x))
}

res_exp <- optimize(err_exp,interval=c(-3,3),maximum=TRUE)
cat("The best x value: ",res_exp$maximum)
cat("The value of function at that point: ",res_exp$objective)

#f) Gamma(alpha,beta)

n <- 5000
a <- 2
b <- 3

err_gamma <- function(x){
  maxim <- n*a*b+x*sqrt(n*a*(b^2))
  F_Zn <- pgamma(maxim,shape=n*a,scale=b)
  abs(F_Zn-pnorm(x))
}

res_gamma <- optimize(err_gamma,interval=c(-3,3),maximum=TRUE)
cat("The best x value: ",res_gamma$maximum)
cat("The value of function at that point: ",res_gamma$objective)

#g) Beta(alpha,beta)

n <- 5000
a <- 2
b <- 3

mean <- a/(a+b)
sigma=sqrt((a*b)/((a+b)^2*(a+b+1)))

Nrsim <- 1000
X_matrix <- matrix(rbeta(n*Nrsim,shape1=a,shape2=b),nrow=Nrsim,ncol=n)

S_vals <- rowSums(X_matrix)

Z_vals <- (S_vals-n*mean)/(sigma*sqrt(n))

Func <- ecdf(Z_vals)

err_beta <- function(x){
  abs(Func(x)-pnorm(x))
}

res_beta <- optimize(err_beta,interval=c(-3,3),maximum=TRUE)
cat("The best x value: ",res_beta$maximum)
cat("The value of function at that point: ",res_beta$objective)

#4)

calculate_mean_var <- function(prob_func,x_values=NULL,type="Unknown",lower=-inf,upper=Inf){
  if(type == "Unknown"){
    stop("Type must be discrete or continuous!!!")
  }
  
  if(type == "discrete"){
    E_X <- sum(x_values*prob_func)
    Var_X <- sum((x_values-E_X)^2*prob_func)
    return(list(Mean=E_X,Var=Var_X))
  }
  
  if(type=="continuous"){
    E_X <- integrate(function(x) x*prob_func(x),lower,upper)$value
    Var_X <- integrate(function(x) (x-E_X)^2*prob_func(x),lower,upper)$value
    return(list(Mean=E_X,Var=Var_X))
  }
}
#Example discrete
x_vals <- c(1,2,3)
PMF <- c(0.2,0.5,0.3)

calculate_mean_var(PMF,x_vals,type="discrete")

#Example discrete(dice roll)
x_values <- 1:6
pmf <- rep(1/6,6)

calculate_mean_var(pmf,x_values,type="discrete")

#Example continuous(Exponential(2))
l <- 2
pdf <- function(x){
  ifelse(x>=0,l*exp(-l*x),0)
}
calculate_mean_var(pdf,type="continuous",lower=0,upper=Inf)

#5)

calculate_abs_moment <- function(prob_func,x_values=NULL,type="Unknown",lower=-inf,upper=Inf){
  if(type == "Unknown"){
    stop("Type must be discrete or continuous!!!")
  }
  
  if(type == "discrete"){
    mean <- sum(x_values*prob_func)
    
    abs_moment <- sum(abs(x_values-mean)^3*prob_func)
    return(abs_moment)
  }
  
  if(type=="continuous"){
    mean <- integrate(function(x) x*prob_func(x),lower,upper)$value
    
    abs_moment <- integrate(function(x) abs(x-mean)^3*prob_func(x),lower,upper)$value
    return(abs_moment)
  }
}

#Example discrete
x_vals <- c(1,2,3)
pmf <- c(0.2,0.5,0.3)

calculate_abs_moment(pmf,x_vals,type="discrete")

#Example continuous(Exponential(2))
l <- 2
pdf <- function(x){
  ifelse(x>=0,l*exp(-l*x),0)
}
calculate_abs_moment(pdf,type="continuous",lower=0,upper=Inf)

#6)
#Function to calculate the Berry Esseen bound
berry_esseen_bound <- function(E_abs_cube,sigma,n){
  (33/4)*(E_abs_cube/(sqrt(n)*sigma^3))
}

n_vals <- c(30,100,1000)

#Define the data frame
results <- data.frame(
  distribution=character(),
  n=numeric(),
  Berry_Esseen_Bound=numeric(),
  stringsAsFactors = FALSE
)

#Now we will add to the date frame

#a) Binomial(r=50,p=0.4)
for (n in n_vals){
  r <- 50
  p <- 0.4
  x_vals <- 1:r
  
  pmf <- dbinom(x_vals,size=r,prob=p)
  
  moments <- calculate_mean_var(pmf,x_vals,type="discrete")
  
  abs_moment_3 <- calculate_abs_moment(pmf,x_vals,type="discrete")

  sigma <- sqrt(moments$Var)

  bound <- berry_esseen_bound(abs_moment_3,sigma,n)
  
  results <- rbind(results,data.frame(distribution="Binomial(r=50,p=0.4)",n=n,Berry_Esseen_Bound=bound))
}

#b) Geometric(p=0.4)
for (n in n_vals){
  p <- 0.4
  x_vals <- 1:50
  
  pmf <- dgeom(x_vals-1,prob=p)
  
  moments <- calculate_mean_var(pmf,x_vals,type="discrete")
  
  abs_moment_3 <- calculate_abs_moment(pmf,x_vals,type="discrete")
  
  sigma <- sqrt(moments$Var)
  
  bound <- berry_esseen_bound(abs_moment_3,sigma,n)
  
  results <- rbind(results,data.frame(distribution="Geometric(p=0.4)",n=n,Berry_Esseen_Bound=bound))
}

#c) Poisson(lambda=4)
for (n in n_vals){
  l <- 4
  x_vals <- 0:20
  
  pmf <- dpois(x_vals,lambda=l)
  
  moments <- calculate_mean_var(pmf,x_vals,type="discrete")
  
  abs_moment_3 <- calculate_abs_moment(pmf,x_vals,type="discrete")
  
  sigma <- sqrt(moments$Var)
  
  bound <- berry_esseen_bound(abs_moment_3,sigma,n)
  
  results <- rbind(results,data.frame(distribution="Poisson(lambda=4)",n=n,Berry_Esseen_Bound=bound))
}

#d) Unif{1,...,5}
for (n in n_vals){
  a <- 1
  b <- 5
  
  x_vals=a:b
  
  pmf <- rep(1/length(x_vals),length(x_vals))
  
  moments <- calculate_mean_var(pmf,x_vals,type="discrete")
  
  abs_moment_3 <- calculate_abs_moment(pmf,x_vals,type="discrete")
  
  sigma <- sqrt(moments$Var)
  
  bound <- berry_esseen_bound(abs_moment_3,sigma,n)
  
  results <- rbind(results,data.frame(distribution="Uniform{1,...,5}",n=n,Berry_Esseen_Bound=bound))
}

#e) Exponential(lambda=3)
for (n in n_vals){
  l <- 3
  
  
  pdf <- function(x){
    ifelse(x>=0,l*exp(-l*x),0)
  }
  
  moments <- calculate_mean_var(pdf,type="continuous",lower=0,upper=Inf)
  
  abs_moment_3 <- calculate_abs_moment(pdf,type="continuous",lower=0,upper=Inf)
  
  sigma <- sqrt(moments$Var)
  
  bound <- berry_esseen_bound(abs_moment_3,sigma,n)
  
  results <- rbind(results,data.frame(distribution="Exponential(lambda=3)",n=n,Berry_Esseen_Bound=bound))
}

#f) Gamma(alpha=2,beta=3)
for (n in n_vals){
  a <- 2
  b <- 3
  
  pdf <- function(x){
    dgamma(x,shape=a,scale=b)
  }
  
  moments <- calculate_mean_var(pdf,type="continuous",lower=0,upper=Inf)
  
  abs_moment_3 <- calculate_abs_moment(pdf,type="continuous",lower=0,upper=Inf)
  
  sigma <- sqrt(moments$Var)
  
  bound <- berry_esseen_bound(abs_moment_3,sigma,n)
  
  results <- rbind(results,data.frame(distribution="Gamma(alpha=2,beta=3)",n=n,Berry_Esseen_Bound=bound))
}

#g) Beta(alpha=2,beta=3)
for (n in n_vals){
  a <- 2
  b <- 3
  
  pdf <- function(x){
    dbeta(x,shape1=a,shape2=b)
  }
  
  moments <- calculate_mean_var(pdf,type="continuous",lower=0,upper=1)
  
  abs_moment_3 <- calculate_abs_moment(pdf,type="continuous",lower=0,upper=1)
  
  sigma <- sqrt(moments$Var)
  
  bound <- berry_esseen_bound(abs_moment_3,sigma,n)
  
  results <- rbind(results,data.frame(distribution="Beta(alpha=2,beta=3)",n=n,Berry_Esseen_Bound=bound))
}
#Show the results
View(results)


#7)

plot_diff <- function(distribution,n_vals,x_range,CDF_func=NULL,simulate_func=NULL){
  x_vals <- seq(x_range[1],x_range[2],length.out=100)
  colors <- c("red","green","blue")
  
  plot(NULL,xli=x_range,ylim=c(-0.1,0.1),type="n",xlab="x",ylab="P(Zn<=x)-Phi(x)",main=paste("Difference for", distribution))
  
  for (i in seq_along(n_vals)){
    n <- n_vals[i]
    if(!is.null(CDF_func)){
      CDF_Zn <- sapply(x_vals,function(x) CDF_func(x,n))
    }
    else if(!is.null(simulate_func)){
      Z_vals <- simulate_func(n)
      Func <- ecdf(Z_vals)
      CDF_Zn <- sapply(x_vals,Func)
    }
    else{
      stop("Either CDF_func or simulate_func must be provided")
    }
    
    CDF_Phi <- pnorm(x_vals)
    
    lines(x_vals,CDF_Zn-CDF_Phi,col=colors[i],lwd=1,lty=1)
  }
  legend("topright",legend=paste("n=",n_vals),col=colors,lwd=1,lty=1)
}

#We know the CDF for these distributions
CDF_binomial <- function(x,n){
  r <- 50
  p <- 0.4
  maxim <- floor(n*r*p+x*sqrt(n*r*p*(1-p)))
  pbinom(maxim,size=n*r,prob=p)
}

CDF_poisson <- function(x,n){
  l <- 3
  maxim <- floor(n*l+x*sqrt(n*l))
  ppois(maxim,lambda=n*l)
}

CDF_exponential <- function(x,n){
  l <- 3
  maxim <- n/l+x*sqrt(n/l^2)
  pgamma(maxim,shape=n,rate=l)
}

CDF_gamma <- function(x,n){
  a <- 2
  b <- 3
  maxim <- n*a*b+x*sqrt(n*a*b^2)
  pgamma(maxim,shape=n*a,scale=b)
}

#For the following we need to simulate
simulate_geometric <- function(n){
  p <- 0.4
  mean <- 1/p
  sigma <- sqrt((1-p)/p^2)
  S_n <- replicate(10000,sum(rgeom(n,prob=p)+1))
  (S_n-n*mean)/(sqrt(n)*sigma)
}

simulate_uniform <- function(n){
  a <- 1
  b <- 5
  mean <- (a+b)/2
  sigma <- sqrt(((b-a+1)^2-1)/12)
  S_n <- replicate(10000,sum(sample(a:b,n,replace=TRUE)))
  (S_n-n*mean)/(sqrt(n)*sigma)
}

simulate_beta <- function(n){
  a <- 2
  b <- 3
  mean <- a/(a+b)
  sigma <- sqrt((a*b)/((a+b)^2*(a+b+1)))
  S_n <- replicate(10000,sum(rbeta(n,shape1=a,shape2=b)))
  (S_n-n*mean)/(sqrt(n)*sigma)
}

n_vals <- c(30, 100, 1000)
x_range <- c(-3, 3)

#Binomial
plot_diff("Binomial(r=50,p=0.4)",n_vals,x_range,CDF_func=CDF_binomial)

#Geometric
plot_diff("Geometric(p=0.4)",n_vals,x_range,simulate_func=simulate_geometric)

#Poisson
plot_diff("Poisson(lambda=3)",n_vals,x_range,CDF_func=CDF_poisson)

#Uniform
plot_diff("Uniform{1,...,5}",n_vals,x_range,simulate_func=simulate_uniform)

#Exponential
plot_diff("Exponential(lambda=3)",n_vals,x_range,CDF_func=CDF_exponential)

#Gamma
plot_diff("Gamma(alpha=2,beta=3)",n_vals,x_range,CDF_func=CDF_gamma)

#BEta
plot_diff("Beta(alpha=2,beta=3))",n_vals,x_range,simulate_func=simulate_beta)

#8)
#Function that calculates the berry esseen bound for:
#A given PMF or PDF (prob_func)
#x_values is the support of the random variable (for discrete distribution)
#n is the sample size

calculate_berry_esseen <- function(prob_func,x_values=NULL,type="Unknown",n,lower=-Inf,upper=Inf){
  if(type == "Unknown"){
    stop("Type must be discrete or continuous")
  }
  
  moments <- calculate_mean_var(prob_func,x_values,type=type,lower=lower,upper=upper)
  sigma <- sqrt(moments$Var)
  
  abs_moment_3 <- calculate_abs_moment(prob_func,x_values,type=type,lower=lower,upper=upper)
  
  C <- 33/4
  bound <- (C*abs_moment_3)/(sigma^3*sqrt(n))
  return(bound)
}
#A couple of examples

#Binomial(r=50,p=0.4)
r <- 50
p <- 0.4
n <- 100
x_vals <- 0:r
pmf <- dbinom(x_vals,size=r,prob=p)

berry_esseen_binom <- calculate_berry_esseen(pmf,x_vals,type="discrete",n=n)
print(berry_esseen_binom)

#Geometric(p=0.4)
p <- 0.4
n <- 100
x_vals <- 1:50
pmf <- dgeom(x_vals,prob=p)

berry_esseen_geom <- calculate_berry_esseen(pmf,x_vals,type="discrete",n=n)
print(berry_esseen_geom)

#Exponential(lambda=3)
l <- 3
n <- 100
pdf <- function(x) ifelse(x>=0,l*exp(-l*x),0)

berry_esseen_exp <- calculate_berry_esseen(pdf,type="continuous",n=n,lowe=0,upper=Inf)
print(berry_esseen_exp)

#Weibull Distribution (from coockbook)

l <- 2
k <- 3
n <- 1000

weibull_pdf <- function(x){
  ifelse(x>=0,(k/l)*(k/l)^(k-1)*exp(-(x/l)^k),0)
}

berry_esseen_weibull <- calculate_berry_esseen(pdf,type="continuous",n=n,lowe=0,upper=Inf)
print(berry_esseen_weibull)
